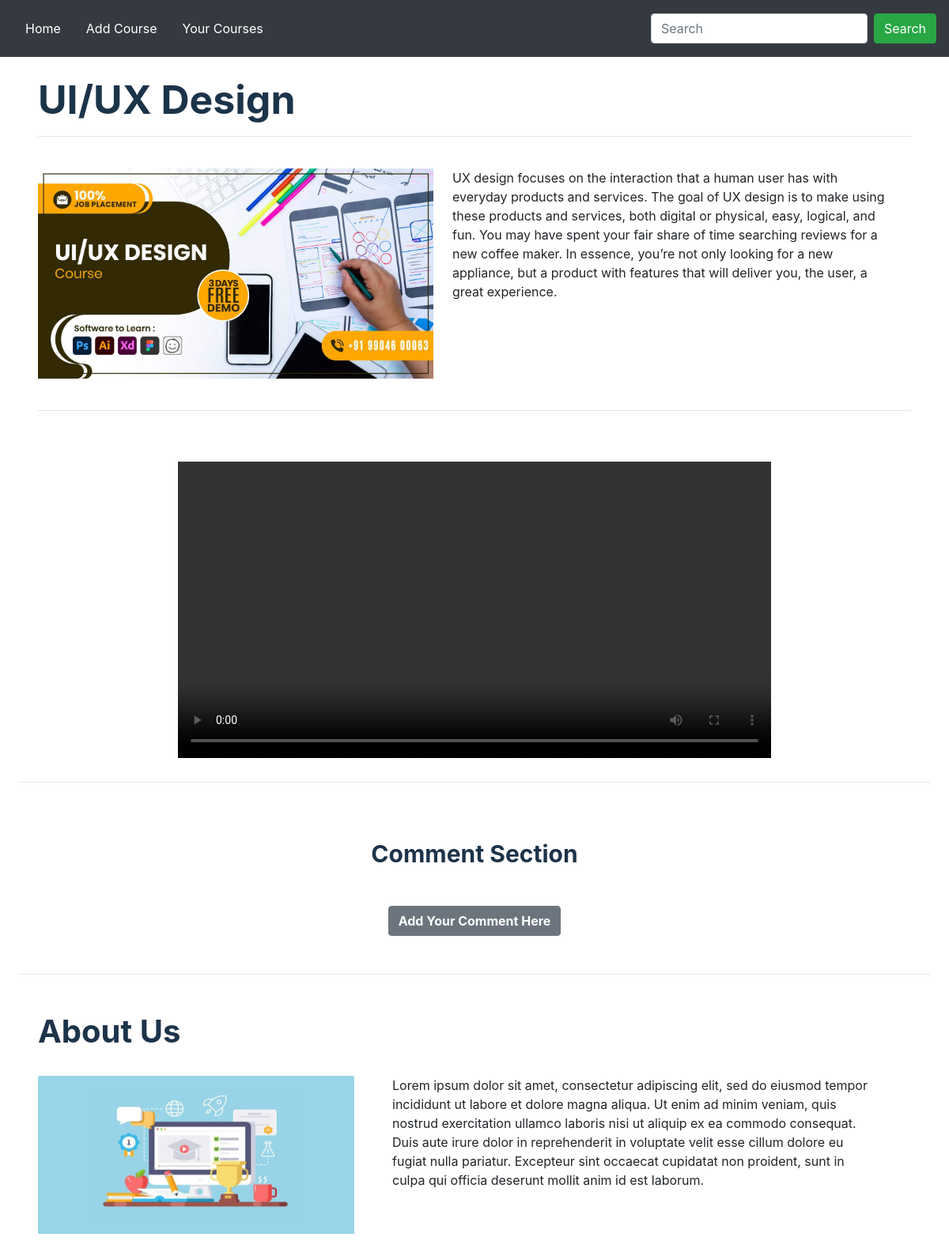
Before: /course/15/ (signed in) with the older database file.
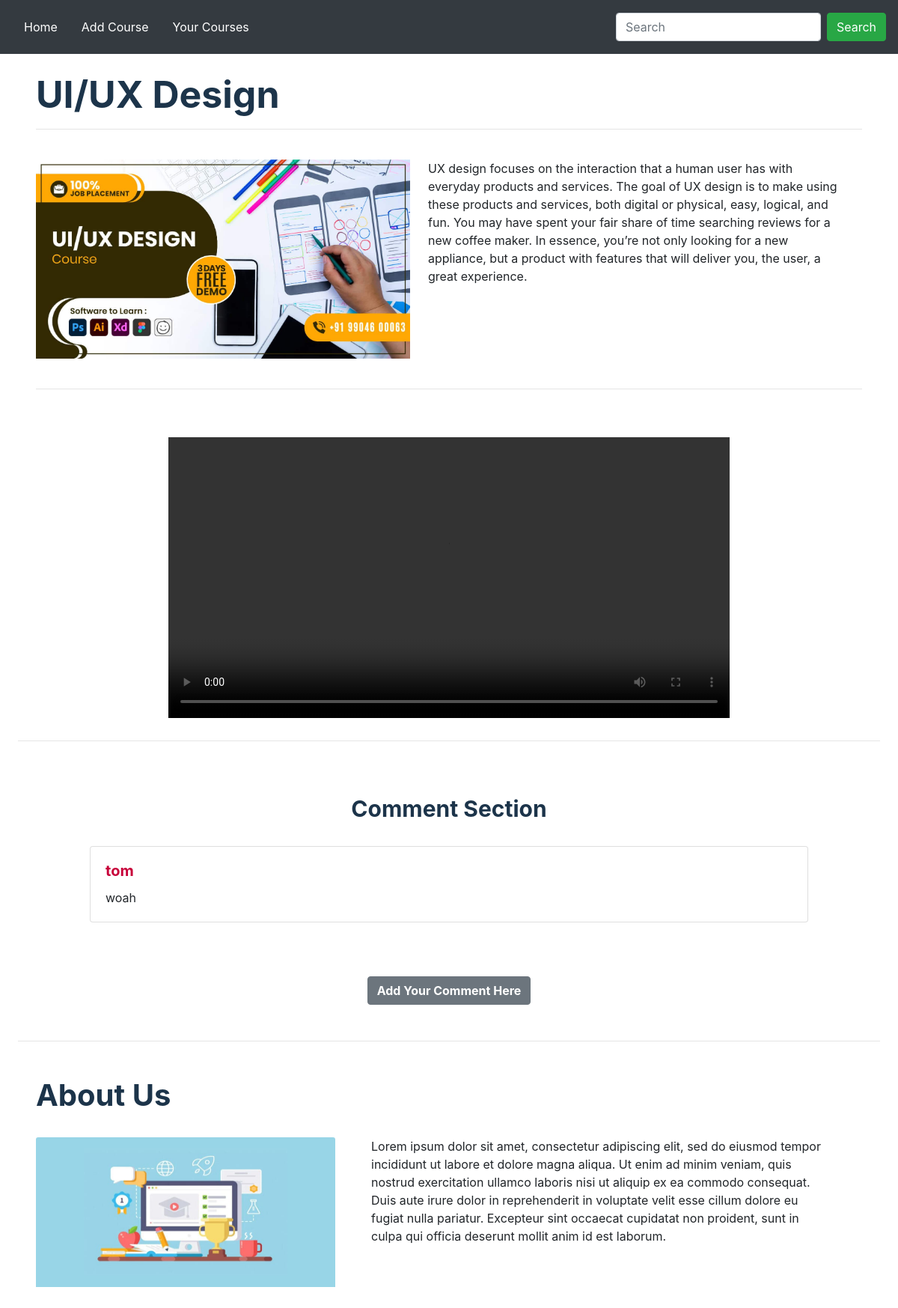
After: the same page with the newer database file.
### courses/models.py (models this page shows)
class Course(models.Model):
    course_name = models.CharField(max_length=200,null=True)
    course_image = models.ImageField(upload_to='course_images/',null=True)
    course_type = models.CharField(max_length=100,choices = COURSE_CHOICES,null=True)
    total_hours = models.FloatField(null=True)
    description = models.CharField(max_length=500,null=True)
    reading_content = models.FileField(upload_to='course_reading_content_uploaded',null=True)
    video = models.FileField(upload_to='course_videos_uploaded',null=True,
            validators=[FileExtensionValidator(allowed_extensions=['MOV','avi','mp4','webm','mkv'])])
    user = models.ForeignKey(CustomUser, on_delete=models.CASCADE, null=True)

class Comment(models.Model):
    username = models.CharField(max_length=100,null=True)
    description = models.CharField(max_length=100,null=True)
    user = models.ForeignKey(CustomUser, on_delete=models.CASCADE, null=True)
    course = models.ForeignKey(Course, on_delete=models.CASCADE, null=True)

### courses/views.py (the view)
# urls.py: path('course/<int:pk>/', selected_course, name='selected_course'),
def selected_course(request,pk):
    course = Course.objects.get(pk=pk)
    user_id = request.user.id
    user_type = request.user.user_type
    comments = Comment.objects.filter(course_id=pk)
    try:
        enroll = Enrollment.objects.get(user_id=user_id,course_id=course.id)
        return render(request, 'pages/enrolled_course.html',{"course":course,"user_type":user_type,"comments":comments})
    except Enrollment.DoesNotExist:
        return render(request, 'pages/course.html',{"course":course,"user_type":user_type,"comments":comments})

### courses/templates/pages/enrolled_course.html (shortened to what this page needs)
{% extends '../pages/index.html' %}
{% load static %}
{% block main_body %}
    <div class="course_container p-4 ml-4 mr-4">
        <h1 class="font-weight-bold" style="color: #1C344A  ;font-size:50px;">{{course.course_name}}</h1>
        <hr>
        <div class="d-flex justify-content-around pt-4 pb-4">
            <img src="{{course.course_image.url}}" alt="{{course.course_image}}" width="500">
            <p class="pl-4 pr-4">{{course.description}}</p>
        </div>
        <hr>
    </div>
    <div class="text-center pt-4">
        <video width="750" controls>
            <source src="{{course.video.url }}" type="video/mp4">
        </video>
    </div>
{% endblock %}
{% block comment %}
    <hr class="m-4 p-4">
    <h1 class="font-weight-bold text-center" style="color: #1C344A  ;font-size:30px;">Comment Section</h1>
    {% for i in comments %}
        <div class="d-flex justify-content-center">
            <div class="card m-4" style="width: 60rem;">
                <div class="card-body">
                    <h5 class="card-title" style="color: #C70039  ;font-size:20px;"><b>{{i.username}}</b></h5>
                    <p class="card-text">{{i.description}}</p>
                </div>
            </div>
        </div>
    {% endfor %}
    <div class="text-center p-4 m-4">
        <a href="{% url 'comment' pk=course.pk %}" class="btn btn-secondary"><b>Add Your Comment Here</b></a>
    </div>
{% endblock %}

### courses/templates/pages/index.html (shortened to what this page needs)
{% load static %}
<!DOCTYPE html>
<html lang="en">
    <head>
        {% block head%}
        <link rel="stylesheet" href="https://cdn.jsdelivr.net/npm/bootstrap@4.6.1/dist/css/bootstrap.min.css">
        <link rel="stylesheet" href='{% static "/css/style.css" %}'>
        {% endblock%}
    </head>
    <body>
    <div class="container-fluid" id="main_body">
        {% block navbar%}
            <nav class="navbar navbar-expand-sm bg-dark navbar-right">
                <ul class="navbar-nav">
                    <li class="nav-item p-2">
                        <a class="nav-link" href="{% url 'index' %}">Home</a>
                    </li>
                    {% if user_type == "Teacher" %}
                        <li class="nav-item p-2">
                            <a class="nav-link" href="{% url 'add_course' %}">Add Course</a>
                        </li>
                        <li class="nav-item p-2">
                            <a class="nav-link" href="{% url 'your_courses' %}">Your Courses</a>
                        </li>
                    {% else %}
                        <li class="nav-item p-2">
                            <a class="nav-link" href="{% url 'student_enrolled_courses' %}">Enrolled Courses</a>
                        </li>
                    {% endif %}
                </ul>
                <ul class="navbar-nav ml-auto">
                    <form class="form-inline" action="{% url 'search_results' %}" method="get">
                        <input class="form-control mr-sm-2" name="q" type="text" placeholder="Search">
                        <button class="btn btn-success" type="submit">Search</button>
                    </form>
                </ul>
            </nav>
        {% endblock%}
        {% block main_body%}{% endblock %}
        {% block comment %}{% endblock %}
        {% block about_us %}
        <hr class="m-4">
        <div class="p-4 m-4">
            <h1 class="font-weight-bold" style="color:#1C344A;font-size:40px;">About Us</h1>
            <div class="d-flex justify-content-around pt-4">
                <img class="card-img-top" src="{% static "images/about_us_image1.jpg" %}" alt="{{c.course_image}}" style="height:200px; width:400px;">
                <p class="pl-4 pr-4 ml-4 mr-4">Lorem ipsum dolor sit amet, consectetur adipiscing elit, sed do eiusmod tempor incididunt ut labore et dolore magna aliqua. Ut enim ad minim veniam, quis nostrud exercitation ullamco laboris nisi ut aliquip ex ea commodo consequat. Duis aute irure dolor in reprehenderit in voluptate velit esse cillum dolore eu fugiat nulla pariatur. Excepteur sint occaecat cupidatat non proident, sunt in culpa qui officia deserunt mollit anim id est laborum.</p>
            </div>
        </div>
        {% endblock %}
    </div>

### static/css/style.css (style rules this page uses)
#main_body { padding-left: 0rem; padding-right: 0rem; overflow: hidden; }
a { color: white; }

Changed rows visible on the page:
added Comment: username "tom", description "woah"
